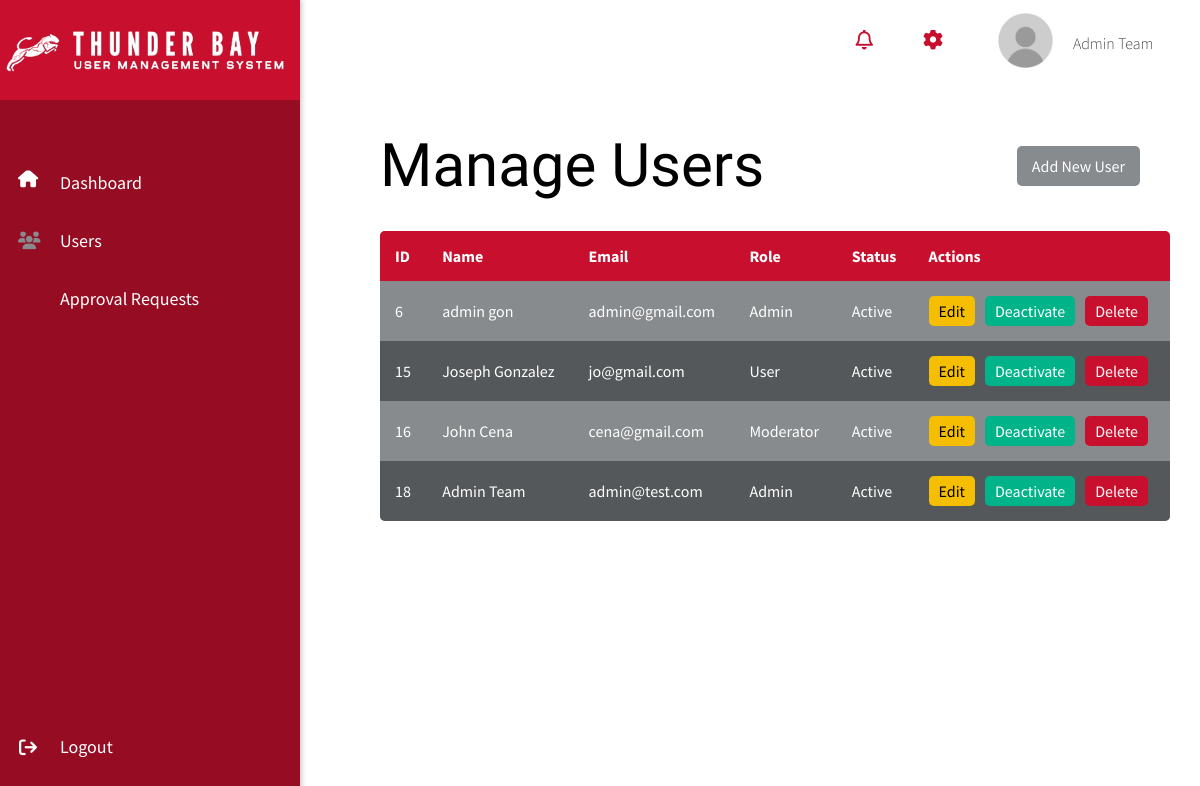
/users/ (signed in), run on an earlier commit of the app's database.
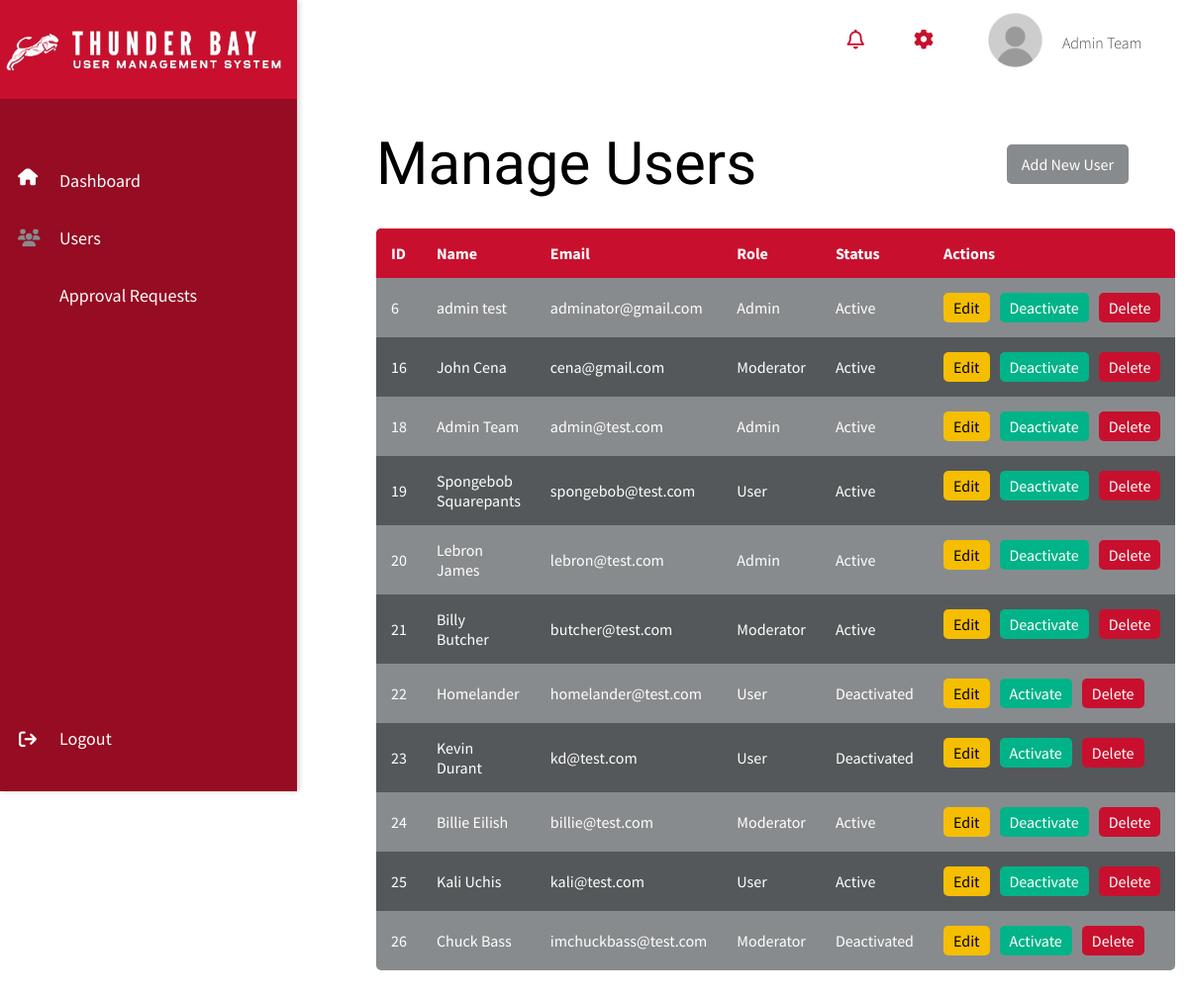
And on a later commit of the database.
### usr_mgmt_app/models.py (models this page shows, shortened)
class UserProfile(AbstractUser):
    ROLE_CHOICES = [
        ('admin', 'Admin'),
        ('moderator', 'Moderator'),
        ('user', 'User'),
    ]
    role = models.CharField(max_length=10, choices=ROLE_CHOICES, default='user')
    is_active = models.BooleanField(default=True)
    created_at = models.DateTimeField(auto_now_add=True)
    updated_at = models.DateTimeField(auto_now=True)
    signature = models.ImageField(upload_to='signatures/', null=True, blank=True)
    groups = models.ManyToManyField(Group, related_name="userprofile_groups", blank=True)
    user_permissions = models.ManyToManyField(Permission, related_name="userprofile_permissions", blank=True)
    class Meta:
        permissions = [
            ("can_read", "Can read data"),
            ("can_edit", "Can edit data"),
            ("can_manage_users", "Can activate/deactivate and delete users"),
            ("can_approve", "Can approve requests"),  # Added new permission
        ]

### usr_mgmt_app/views.py (the view)
# urls.py: path('users/', views.user_list, name='user_list'),  # List of users
@login_required
@permission_required('usr_mgmt_app.can_read', raise_exception=True)
def user_list(request):
    users = UserProfile.objects.all()
    has_edit_permission = request.user.has_perm('usr_mgmt_app.can_edit')
    has_manage_users_permission = request.user.has_perm('usr_mgmt_app.can_manage_users')
    context = {
        'has_edit_permission': has_edit_permission,
        'has_manage_users_permission': has_manage_users_permission,
        'users': UserProfile.objects.all(),  # Assuming you have users in your context
    }
    return render(request, 'user_list.html', {
        'users': users,
        'has_edit_permission': has_edit_permission,
        'has_manage_users_permission': has_manage_users_permission
    })

### templates/user_list.html (shortened to what this page needs)
{% load static %}
<!DOCTYPE html>
<html lang="en">
<head>
    <link rel="stylesheet" href="{% static 'css/dashboard.css' %}">
    <link rel="stylesheet" href="{% static 'css/user_list.css' %}">
</head>
<body>
    <nav class="navbar">
        <div class="navbar-content">
            <i id = "notifications_icon" class="fa-regular fa-bell"></i>
            <i id = "settings_icon" class="fa-solid fa-gear"></i>
            <div class = "navbar_user">
                <img class = "profile_picture" src="{% static 'images/default_profile.png' %}" alt="profile picture">
                <span class = "navbar_username">{{ user.first_name }} {{ user.last_name }}</span>
            </div>
        </div>
    </nav>
    <div class="sidebar">
        <div class = "logoContainer">
            <img class = "logo" src="{% static 'images/logo2.png' %}" alt="logo">
        </div>
        <div class="sidebar-content">
            <i id = "homeicon" class="fa-solid fa-house"></i>
            <i id = "usersicon" class="fa-solid fa-users"></i>
            <a href="{% url 'dashboard' %}">Dashboard</a>
            <a href="{% url 'user_list' %}">Users</a>
            <a href="{% url 'approval_requests' %}">Approval Requests</a>
        </div>
        <div class="logout-container">
            <a href="{% url 'logout' %}" class="logout-btn">Logout</a>
            <i id = "logoutIcon" class="fa-solid fa-arrow-right-from-bracket"></i>
        </div>
    </div>
    <div class="main-content">
        <div class="content-header">
            <h1>Manage Users</h1>
            <a href="{% url 'user_create' %}" class="btn-add-user {% if not has_manage_users_permission %}disabled{% endif %}">Add New User</a>
        </div>
        <table class="user-table">
            <thead>
                <tr>
                    <th>ID</th>
                    <th>Name</th>
                    <th>Email</th>
                    <th>Role</th>
                    <th>Status</th>
                    <th>Actions</th>
                </tr>
            </thead>
            <tbody>
                {% for user in users %}
                <tr>
                    <td>{{ user.id }}</td>
                    <td>{{ user.first_name }} {{ user.last_name }}</td>
                    <td>{{ user.email }}</td>
                    <td>{{ user.get_role_display }}</td>
                    <td>{% if user.is_active %}Active{% else %}Deactivated{% endif %}</td>
                    <td class="actions">
                        <a href="{% url 'user_edit' user.id %}" class="btn-edit {% if not has_edit_permission %}disabled{% endif %}">Edit</a>
                        <a href="{% url 'user_toggle_status' user.id %}" class="btn-status {% if not has_manage_users_permission %}disabled{% endif %}"
                           onclick="return confirmStatusChange('{{ user.first_name }} {{ user.last_name }}', '{{ user.get_status_display }}');">
                            {% if user.is_active %}Deactivate{% else %}Activate{% endif %}
                        </a>
                        <a href="{% url 'user_delete' user.id %}" class="btn-delete {% if not has_manage_users_permission %}disabled{% endif %}"
                           onclick="return confirmDelete('{{ user.first_name }} {{ user.last_name }}');">
                            Delete
                        </a>
                    </td>
                </tr>
                {% empty %}
                <tr>
                    <td colspan="6" class="no-users">No users found.</td>
                </tr>
                {% endfor %}
            </tbody>
        </table>
    </div>
</body>
</html>

### static/css/dashboard.css (style rules this page uses)
* { margin: 0; padding: 0; box-sizing: border-box; font-family: Source Sans Pro,sans-serif; overflow: hidden; }
body { background: rgb(255,255,255); color: black; overflow-x: hidden; z-index: 1; }
h1 { font-weight: lighter; font-size:60px; font-family: "League Gothic",sans-serif; }
.logoContainer { position: absolute; max-width: 500px; width:100%; max-height:100px; height:100%; top: 0; padding-top:10%; background: rgb(200,16,46); }
.logo { position: relative; max-width: 95%; }
.navbar { padding: 15px 30px; position: fixed; top: 0; left: 300px; right: 0; height: 70px; display: flex; align-items: center; justify-content: space-between; z-index: 1000; flex-direction: row; font-family: Source Sans Pro,sans-serif; }
.navbar-content { display: flex; width: 100%; justify-content: right; align-items: center; flex-grow: 1; flex-direction: row; padding: 10px 0 0 10px; }
.navbar_user { display: flex; flex-direction: row; align-items: center; margin-left: 50px; transition: transform 0.3s ease-in-out; padding-right:2%; }
.navbar_username { padding: 15px 0 10px 15px; font-weight: lighter; }
.profile_picture { max-width: 65px; width:100%; }
#settings_icon { font-size: 20px; margin-left:50px; transition: transform 0.3s ease-in-out; color:rgb(200,16,46); }
#notifications_icon { font-size: 20px; transition: transform 0.3s ease-in-out; color:rgb(200,16,46); }
.main-content { margin-left: 350px; margin-top: 50px; padding: 30px; min-height: 100vh; font-family: Source Sans Pro,sans-serif; }
.sidebar { height: 100vh; width: 300px; position: fixed; top: 0; left: 0; background: rgb(150,12,34); padding-top: 120px; overflow-y: auto; overflow-x: hidden; box-shadow: 2px 0px 5px rgba(0, 0, 0, 0.2); z-index: 1001; justify-content: space-between; display: flex; flex-direction: column; font-family: Source Sans Pro,sans-serif; }
.sidebar-content { flex-grow: 1; display: flex; flex-direction: column; }
.sidebar a { display: block; color: rgba(255, 255, 255); padding: 15px 15px 20px 60px; text-decoration: none; font-size: 18px; transition: background 0.3s ease, color 0.3s ease; z-index:1003; }
#homeicon { font-size: 18px; color: rgb(136, 139, 141); transform: translate(6%,280%); z-index:1002; }
#usersicon { font-size: 18px; color: rgb(255, 255, 255); transform: translate(6%,520%); z-index:1002; }
#logoutIcon { font-size: 18px; color: rgb(255,255,255); z-index:1002; transform: translate(105%,-215%); }
.logout-btn { padding: 10px 20px; text-decoration: none; border-radius: 5px; transition: background 0.3s ease; z-index:1003; }
.main-content { opacity: 0; animation: fadeIn 1s ease-in-out forwards; }
.navbar i, .sidebar i { transition: transform 0.3s ease-in-out; }

### static/css/user_list.css (style rules this page uses)
.content-header { display: flex; justify-content: space-between; align-items: center; margin-bottom: 30px; margin-top: 50px; }
.btn-add-user { background: rgb(136,139,141); color: white; padding: 10px 15px; text-decoration: none; border-radius: 5px; transition: background 0.3s ease; margin-right: 30px; }
.user-table { width: 100%; border-collapse: collapse; background: rgb(136,139,141); color: white; border-radius: 5px; overflow: hidden; }
.user-table th, .user-table td { padding: 15px; text-align: left; }
.user-table th { background: rgb(200, 16, 46); }
.user-table tr:nth-child(even) { background: rgb(84,88,90); }
.actions { display: flex; gap: 10px; }
.btn-edit { background: rgb(246,190,0); color: black; padding: 5px 10px; border-radius: 5px; text-decoration: none; transition: background 0.3s ease; }
.btn-status { background: rgb(0,179,136); color: white; padding: 5px 10px; border-radius: 5px; text-decoration: none; transition: background 0.3s ease; }
.btn-delete { background: rgb(200,16,46); color: white; padding: 5px 10px; border-radius: 5px; text-decoration: none; transition: background 0.3s ease; }
#homeicon { font-size: 18px; color: rgb(255,255,255); transform: translate(6%,280%); z-index:1002 }
#usersicon { font-size: 18px; color: rgba(136,139,141); transform: translate(6%,520%); z-index:1002; }
.main-content { opacity: 0; animation: fadeIn 1s ease-in-out forwards; }
.user-table tbody tr { opacity: 0; transform: translateY(20px); animation: rowSlideUp 0.8s ease-in-out forwards; }
.user-table tbody tr:nth-child(odd) { animation-delay: 0.2s; }
.user-table tbody tr:nth-child(even) { animation-delay: 0.4s; }

What changed in the data, as far as the page shows it:
removed UserProfile: id "15", first_name "Joseph", last_name "Gonzalez", email "jo@gmail.com", role "User", is_active "Active"
changed UserProfile "admin": last_name "gon" → "test"; email "admin@gmail.com" → "adminator@gmail.com"
added UserProfile: id "19", first_name "Spongebob", last_name "Squarepants", email "spongebob@test.com", role "User", is_active "Active"
added UserProfile: id "20", first_name "Lebron", last_name "James", email "lebron@test.com", role "Admin", is_active "Active"
added UserProfile: id "21", first_name "Billy", last_name "Butcher", email "butcher@test.com", role "Moderator", is_active "Active"
added UserProfile: id "22", first_name "Homelander", email "homelander@test.com", role "User", is_active "Deactivated"
added UserProfile: id "23", first_name "Kevin", last_name "Durant", email "kd@test.com", role "User", is_active "Deactivated"
added UserProfile: id "24", first_name "Billie", last_name "Eilish", email "billie@test.com", role "Moderator", is_active "Active"
added UserProfile: id "25", first_name "Kali", last_name "Uchis", email "kali@test.com", role "User", is_active "Active"
added UserProfile: id "26", first_name "Chuck", last_name "Bass", email "imchuckbass@test.com", role "Moderator", is_active "Deactivated"
